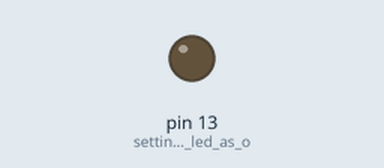
Simulated run of this sketch. Board: Arduino Uno, built with avr-gcc and run on an emulated ATmega328P. On the bench: output pins drawn as LEDs (lit = HIGH).

Above: at 0.3 s.
At 28.7 s:
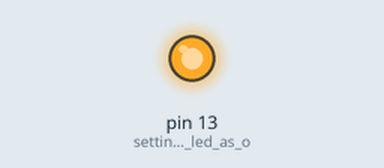
Timing chart, 0 to 30.7 s (numbered marks = the images above):
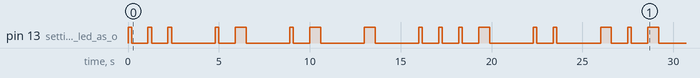

The sketch:

Name_Morse_Code.ino
```cpp
void setup()
{
  pinMode(LED_BUILTIN,OUTPUT);                // setting built in led as output
}

// creating a new function for blinking dot in morse code
void dot()
{
  digitalWrite(LED_BUILTIN,HIGH);
  delay(200);
  digitalWrite(LED_BUILTIN,LOW);
  delay(900);
}

// creating a new function for blinking dash in morse code
void dash()
{
  digitalWrite(LED_BUILTIN,HIGH);
  delay(600);
  digitalWrite(LED_BUILTIN,LOW);
  delay(900);
}

void loop()
{

  // My name:     SAATVIK
  // Morse Code:  ... .- .- - ...- .. -.-


 // led blink for letter 'S'
  dot();
  dot();
  dot();
  delay(1500);

 // led blink for letter 'A'
  dot();
  dash();
  delay(1500);

 // led blink for letter 'A'
  dot();
  dash();
  delay(1500);

 // led blink for letter 'T'
  dash();
  delay(1500);

 // led blink for letter 'V'
  dot();
  dot();
  dot();
  dash();
  delay(1500);

 // led blink for letter 'I'
  dot();
  dot();
  delay(1500);

 // led blink for letter 'K'
  dash();
  dot();
  dash();
  delay(200000);                            // given a long delay to end the code

}
```

Measured:
- by itself, pin 13 (setting_built_in_led_as_o): LOW → HIGH at 0.00 s, → LOW 0.20 s later, → HIGH 0.90 s later, → LOW 0.20 s later, … (34 changes in this stretch)
